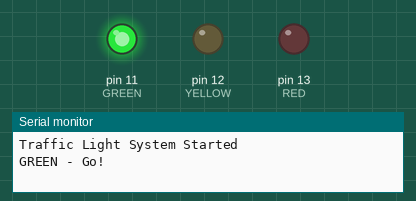
Recording of a sketch running on a simulated Arduino Uno, built with avr-gcc and run on an emulated ATmega328P. Shown: output pins drawn as LEDs (lit = HIGH), the last lines printed to the serial monitor.

Above: at 2.5 s.
At 6.0 s:
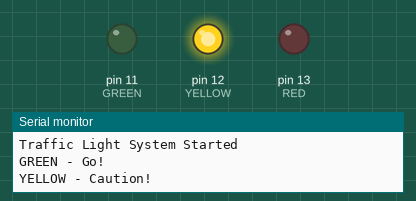
At 9.5 s:
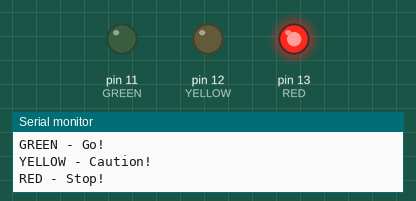
Timing chart, 0 to 15.6 s (numbered marks = the images above):
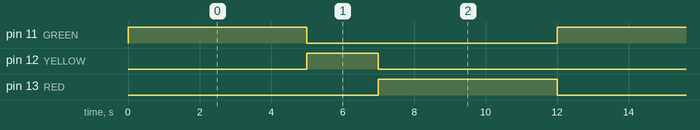

The sketch:

basic_traffic_light.ino
```cpp
// Traffic Light System - Basic Version (No Interrupts)
// Simple sequential state cycling: Green → Yellow → Red → repeat
// Perfect for learning Arduino basics

const int RED = 13;        // Red LED pin
const int YELLOW = 12;     // Yellow LED pin
const int GREEN = 11;      // Green LED pin

void setup() {
  // Set all LED pins as output
  pinMode(RED, OUTPUT);
  pinMode(YELLOW, OUTPUT);
  pinMode(GREEN, OUTPUT);

  // Initialize serial for debugging
  Serial.begin(9600);
  Serial.println("Traffic Light System Started");
}

void loop() {
  // GREEN LIGHT - Go!
  setLight(GREEN);
  Serial.println("GREEN - Go!");
  delay(5000);  // 5 seconds

  // YELLOW LIGHT - Caution!
  setLight(YELLOW);
  Serial.println("YELLOW - Caution!");
  delay(2000);  // 2 seconds

  // RED LIGHT - Stop!
  setLight(RED);
  Serial.println("RED - Stop!");
  delay(5000);  // 5 seconds

  // Loop repeats automatically
}

// Helper function to turn on one light and turn off others
void setLight(int light) {
  digitalWrite(RED, LOW);
  digitalWrite(YELLOW, LOW);
  digitalWrite(GREEN, LOW);
  digitalWrite(light, HIGH);
}
```

Measured:
- by itself, pin 11 (GREEN), pin 13 (RED): alternates HIGH for 5.0 s and LOW for 7.0 s
- by itself, pin 12 (YELLOW): alternates HIGH for 2.0 s and LOW for 10.0 s
- by itself, everything shown: repeats every 12.0 s, in 3 steps
